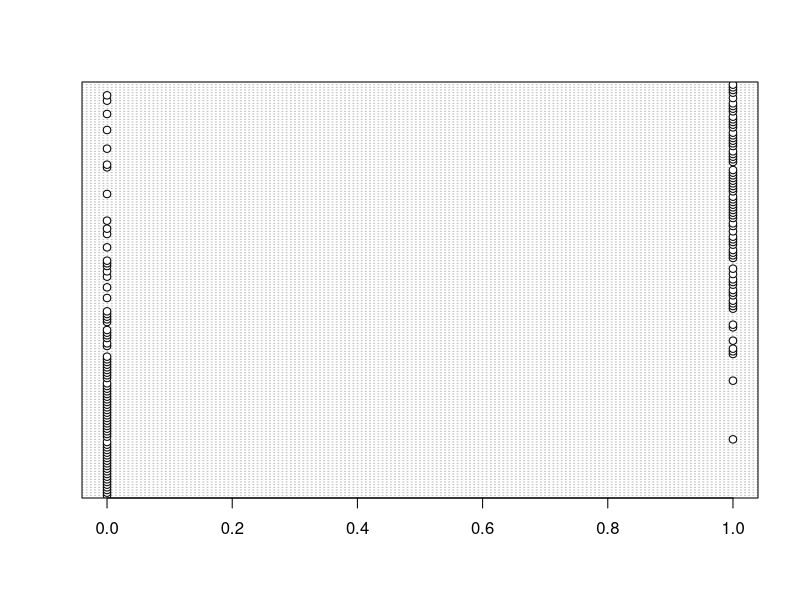
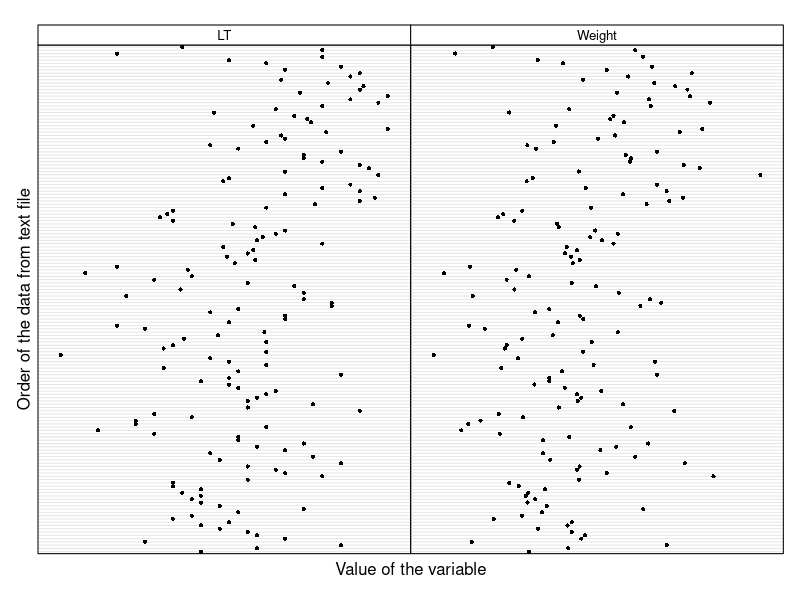
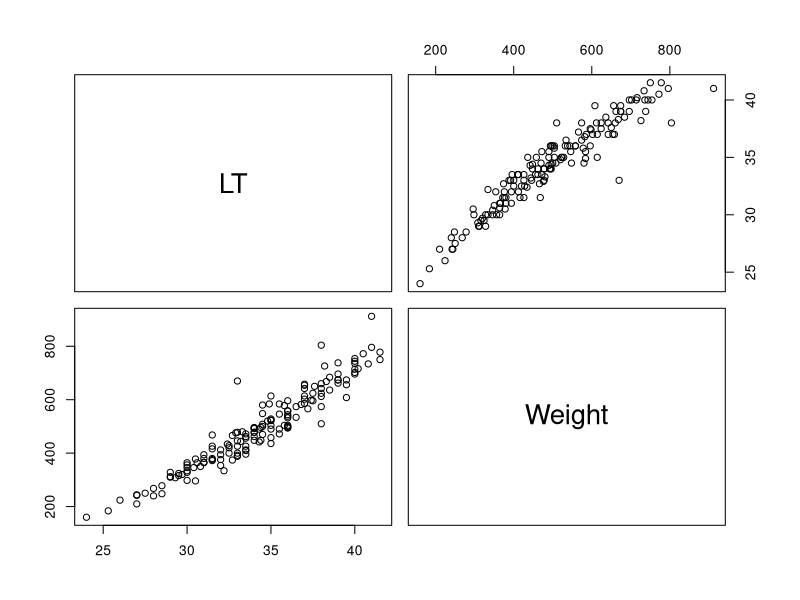
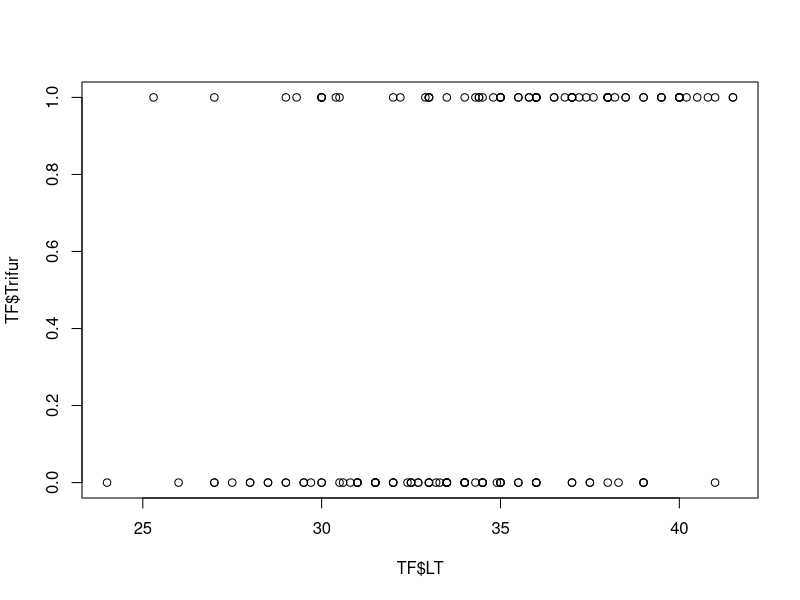
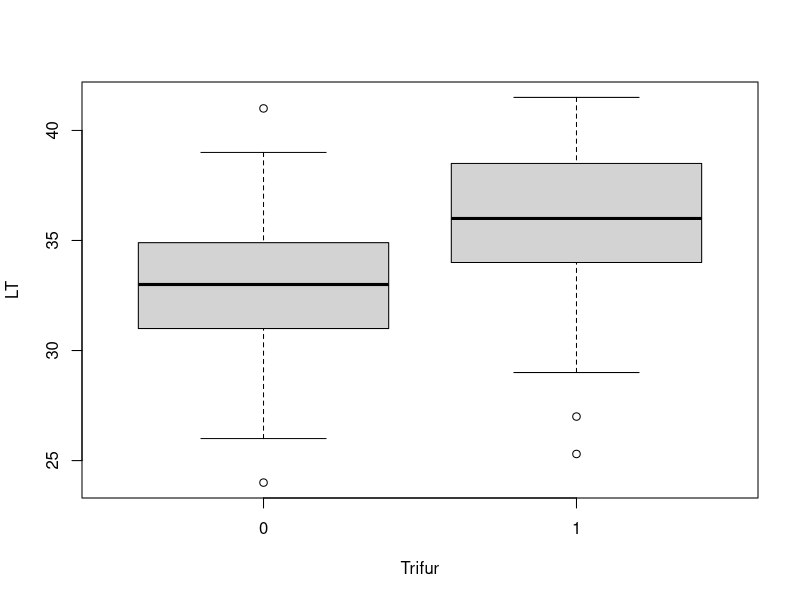
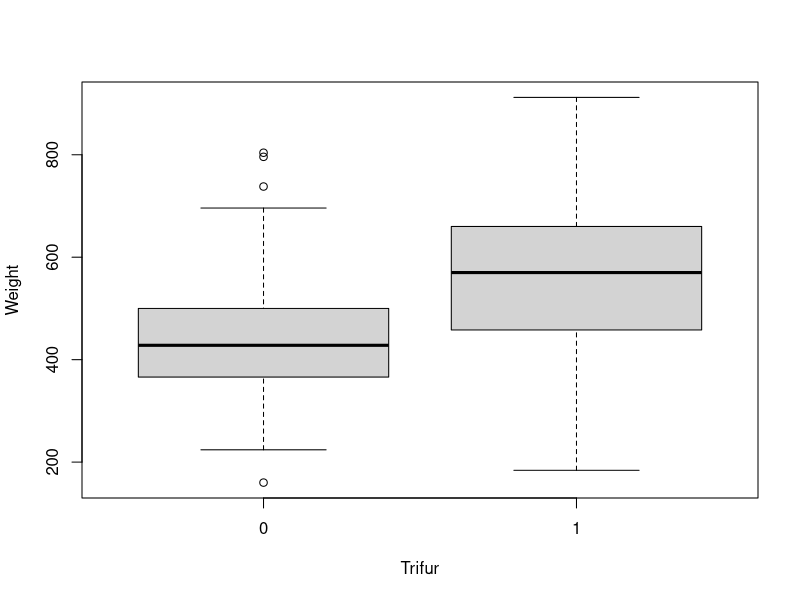
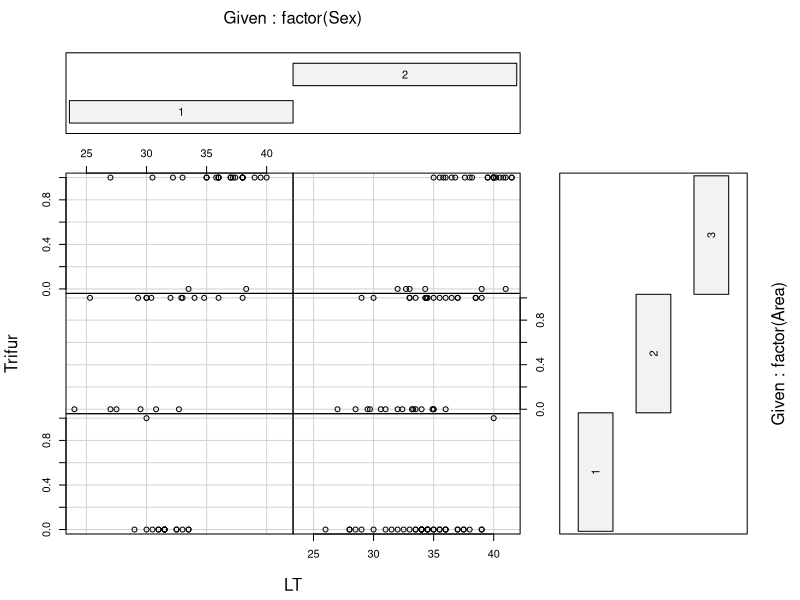
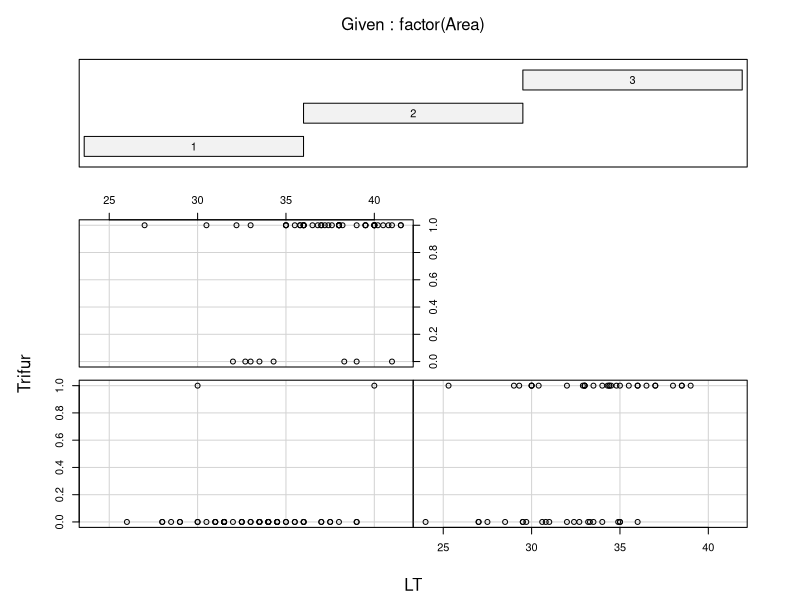

Write the R code that produced these figures, in order.
#set the working directory & read the data
#On a Windows computer: adjust blah blah blah
#setwd("c:/blah blah blah")

#For a Mac:
setwd("/Users/ziggy/Documents/R/SCELSE")

#Import the data from a tab delimited ascii file
TF <- read.table(file = "Trifur.txt", 
                 header = TRUE,
                 dec = ".")

#dec = '.'   means that the point is used for decimals. 
#Change to   dec = ","   if required.
########################################################################

#Trifur is a fish parasite. We are interested in modeling the probability
#of the parasite being present as a function of the total length (LT), weight,
#sex of the ind. and area (high, med, low contamination) where the fish were caught.



########################################################################
#To see what is in the object TF, type:
names(TF)
str(TF)
# 'data.frame':	155 obs. of  6 variables:
 # $ ID    : int  107 108 109 111 112 113 114 115 116 117 ...
 # $ Area  : int  1 1 1 1 1 1 1 1 1 1 ...
 # $ LT    : num  31.5 34.5 39 28.5 36 34.5 34 32.5 31.5 33 ...
 # $ Weight: int  380 470 696 248 500 508 478 400 468 478 ...
 # $ Sex   : int  1 2 2 2 2 2 2 1 2 1 ...
 # $ Trifur: int  0 0 0 0 0 0 0 0 0 0 ...




########################################################################
#Housekeeping

library(lattice)  #For fancy multipanel graphs

########################################################################





########################################################################
#Data exploration
#A Outliers in Y /Outliers in X
#B Collinearity X
#C Relationships Y vs X
#D Spatial/temporal aspects of sampling design (not relevant here)
#E Interactions (is the quality of the data good enough to include them?)
#F Zero inflation Y
#G Are categorical covariates balanced?


##############################################
#A Outliers
dotchart(TF$Trifur) #just useful to check data is 0s or 1s

dotplot(as.matrix(TF[,c("LT", "Weight")]), 
      groups=FALSE,
      strip = strip.custom(bg = 'white',
            par.strip.text = list(cex = 0.8)),
        scales = list(x = list(relation = "free"),
                      y = list(relation = "free"),
                      draw = FALSE),
        col=1, cex  = 0.5, pch = 16,
        xlab = "Value of the variable",
        ylab = "Order of the data from text file")


#B. Collinearity
pairs(TF[,c("LT", "Weight")])
cor(TF[,c("LT", "Weight")])


#C. Relationships
plot(x = TF$LT, y = TF$Trifur)
boxplot(LT ~ Trifur, data = TF)
boxplot(Weight ~ Trifur, data = TF)

#E. Interactions
coplot(Trifur ~ LT | factor(Sex) * factor(Area),
       data = TF)  #here, not good to fit a 3-way interaction because 
#it may be significant simply because of 1 fish in 1 combination
#dataset not good for that
coplot(Trifur~LT | factor(Area), data = TF )
coplot(Trifur~LT | factor(Sex), data = TF )


#Any missing values?
colSums(is.na(TF))
#########################################################


table(TF$Sex, TF$Area, TF$Trifur)



#########################################################
#Start analysis
M1 <- glm(Trifur ~ factor(Sex) + LT + factor(Area) +
                   factor(Sex) : LT + 
                   factor(Sex) : factor(Area),
                   family=binomial,
                   data = TF)
summary(M1) #IF get a WARNING message, Google Quasiseparation (maybe all males have the parasites, not good for model)         

#Model selection                           
drop1(M1, test="Chi")


#Remove non-significant interactions
M2 <- glm(Trifur ~ factor(Sex) + LT + factor(Area), 
          family = binomial,
          data = TF)
drop1(M2, test="Chi")
summary(M2)
###########################################


#binary data cannot be overdispersed in general, so not check this

##########################################
#Model validation:
par(mfrow = c(2, 2))
plot(M2)

par(mfrow = c(1, 1))
plot(M2, which = c(4))

E2 <- resid(M2, type = "pearson")
plot(x = TF$LT, y = E2)
abline(h = 0, v= 0)

plot(x = TF$Sex, y = E2)
abline(h = 0, v= 0)

plot(x = TF$Area, y = E2)
abline(h = 0, v= 0)
######################################################



######################################################
#Model interpretation
summary(M2)

#Coefficients:
#               Estimate Std. Error z value Pr(>|z|)
#(Intercept)   -13.72804    2.96265  -4.634 3.59e-06 ***
#factor(Sex)2   -1.85502    0.61524  -3.015 0.002569 **
#LT              0.34245    0.08807   3.888 0.000101 ***
#factor(Area)2   4.12838    0.82733   4.990 6.04e-07 ***
#factor(Area)3   4.11067    0.85067   4.832 1.35e-06 ***

#Par_i ~ Bin(pi_i)
#i = 1, ..., 155
#Par_i is 1 if fish i has Trifur presence, 0 otherwise
#E(Par_i) = pi_i
#var(Par_i) = pi_i * (1 - pi_i)
#logit(pi_i) = alpha + Sex_i + LT_i + Area_i

#         exp(alpha+Sex_i + LT_i + Area_i)
#pi_i = --------------------------------------
#        1+ exp(alpha+Sex_i + LT_i + Area_i)

# #Equation for: Sex = 1, Area = 1
# eta = -13.7  + 0.34 * LT
# pi = exp(eta) / (1+exp(eta))

# #Equation for: Sex = 1, Area = 2
# eta = -13.7 + 4.12   + 0.34 * LT
# pi = exp(eta)/ (1+exp(eta))

# #Equation for: Sex = 1, Area = 3
# eta = -13.7 + 4.11   + 0.34 * LT
# pi = exp(eta)/ (1+exp(eta))

# #Equation for: Sex = 2, Area = 1
# eta = -13.7  -1.85 +   0.34 * LT
# pi = exp(eta)/ (1+exp(eta))

# #Equation for: Sex = 2, Area = 2
# eta = -13.7  -1.85 + 4.12 +   0.34 * LT
# pi = exp(eta)/ (1+exp(eta))

# #Equation for: Sex = 2, Area = 3
# eta = -13.7  -1.85 + 4.11 +   0.34 * LT
# pi = exp(eta)/ (1+exp(eta))



range(TF$LT)
MyData1.1<-data.frame(LT=seq(24,42), Sex=1, Area=1)
MyData1.2<-data.frame(LT=seq(24,42), Sex=1, Area=2)
MyData1.3<-data.frame(LT=seq(24,42), Sex=1, Area=3)
MyData2.1<-data.frame(LT=seq(24,42), Sex=2, Area=1)
MyData2.2<-data.frame(LT=seq(24,42), Sex=2, Area=2)
MyData2.3<-data.frame(LT=seq(24,42), Sex=2, Area=3)

P.11<-predict(M2, newdata=MyData1.1, type="response") #reponse already does the e^
P.12<-predict(M2, newdata=MyData1.2, type="response")
P.13<-predict(M2, newdata=MyData1.3, type="response")
P.21<-predict(M2, newdata=MyData2.1, type="response")
P.22<-predict(M2, newdata=MyData2.2, type="response")
P.23<-predict(M2, newdata=MyData2.3, type="response")


#win.graph()   or    quartz() for Mac
plot(x=TF$LT, y=TF$Trifur,
     xlab = "Length",
     ylab = "Probability of parasites presence")
lines(MyData1.1$LT, P.11,col=1,lwd=3)
lines(MyData1.2$LT, P.12,col=1,lwd=3,lty=2)
lines(MyData1.3$LT, P.13,col=1,lwd=3,lty=3)
lines(MyData2.1$LT, P.21,col=2,lwd=3)
lines(MyData2.2$LT, P.22,col=2,lwd=3, lty =2 )
lines(MyData2.3$LT, P.23,col=2,lwd=3, lty =3)

legend("topleft",
       legend = c("S1/A1","S1/A2","S1/A3","S2/A1","S2/A2","S2/A3"),
       col = c(1,1,1,2,2,2),
       lty = c(1,2,3,1,2,3),
       cex = 0.7,
       lwd = c(3,3,3,3,3,3))
       
text(40, 0.25, "CI ??")
#######################################################

#to add SE or CI need to get fitted values and SE using "link"
#BUT then need to bring the values back to original scale using
#the appropriate link function (for Poisson and NegBinom = exp())

P.11<-predict(M2, newdata=MyData1.1, type="link", se = TRUE)

lines(MyData1.1$LT, exp(P.11$fit) / (1 + exp(P.11$fit)),col=1,lwd=3)
lines(MyData1.1$LT, exp(P.11$fit + 1.96 * P.11$se.fit) / 
                    (1 + exp(P.11$fit + 1.96 * P.11$se.fit)),                        
                    col=1)

lines(MyData1.1$LT, exp(P.11$fit - 1.96 * P.11$se.fit) / 
                    (1 + exp(P.11$fit - 1.96 * P.11$se.fit)),                        
                    col=1)


#and the same for other Area/Sex combinations..







